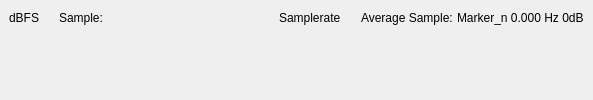
         <widget class="QWidget" name="widgetPlotContainer" native="true">
          <property name="sizePolicy">
           <sizepolicy hsizetype="Expanding" vsizetype="Expanding">
            <horstretch>0</horstretch>
            <verstretch>0</verstretch>
           </sizepolicy>
          </property>
          <property name="plot_container" stdset="0">
           <bool>true</bool>
          </property>
          <layout class="QGridLayout" name="gridLayout">
           <property name="leftMargin">
            <number>0</number>
           </property>
           <property name="topMargin">
            <number>0</number>
           </property>
           <property name="rightMargin">
            <number>0</number>
           </property>
           <property name="bottomMargin">
            <number>0</number>
           </property>
           <property name="horizontalSpacing">
            <number>0</number>
           </property>
           <property name="verticalSpacing">
            <number>10</number>
           </property>
           <item row="1" column="0">
            <layout class="QGridLayout" name="gridLayout_plot">
             <property name="verticalSpacing">
              <number>6</number>
             </property>
            </layout>
           </item>
           <item row="2" column="0">
            <widget class="scopy::MarkerTable" name="markerTable" native="true">
             <property name="sizePolicy">
              <sizepolicy hsizetype="Preferred" vsizetype="Maximum">
               <horstretch>0</horstretch>
               <verstretch>0</verstretch>
              </sizepolicy>
             </property>
             <property name="maximumSize">
              <size>
               <width>16777215</width>
               <height>120</height>
              </size>
             </property>
            </widget>
           </item>
           <item row="3" column="0">
            <layout class="QHBoxLayout" name="hLayout_plotBottomBar">
             <property name="spacing">
              <number>0</number>
             </property>
            </layout>
           </item>
           <item row="4" column="0">
            <widget class="scopy::InstrumentNotes" name="instrumentNotes" native="true"/>
           </item>
           <item row="0" column="0">
            <widget class="QWidget" name="topPlotWidget" native="true">
             <layout class="QHBoxLayout" name="hLayout_plotTopBar">
              <property name="spacing">
               <number>0</number>
              </property>
              <property name="bottomMargin">
               <number>0</number>
              </property>
              <item>
               <widget class="QLabel" name="lblMagUnit">
                <property name="text">
                 <string>dBFS</string>
                </property>
               </widget>
              </item>
              <item>
               <spacer name="horizontalSpacer_12">
                <property name="orientation">
                 <enum>Qt::Horizontal</enum>
                </property>
                <property name="sizeType">
                 <enum>QSizePolicy::Fixed</enum>
                </property>
                <property name="sizeHint" stdset="0">
                 <size>
                  <width>20</width>
                  <height>0</height>
                 </size>
                </property>
               </spacer>
              </item>
              <item>
               <widget class="QLabel" name="lbl_crtSampleNb">
                <property name="minimumSize">
                 <size>
                  <width>200</width>
                  <height>0</height>
                 </size>
                </property>
                <property name="maximumSize">
                 <size>
                  <width>200</width>
                  <height>16777215</height>
                 </size>
                </property>
                <property name="text">
                 <string>Sample:</string>
                </property>
               </widget>
              </item>
              <item>
               <spacer name="horizontalSpacer_17">
                <property name="orientation">
                 <enum>Qt::Horizontal</enum>
                </property>
                <property name="sizeType">
                 <enum>QSizePolicy::Preferred</enum>
                </property>
                <property name="sizeHint" stdset="0">
                 <size>
                  <width>20</width>
                  <height>0</height>
                 </size>
                </property>
               </spacer>
              </item>
              <item>
               <widget class="QLabel" name="lbl_sampleRate">
                <property name="text">
                 <string>Samplerate</string>
                </property>
               </widget>
              </item>
              <item>
               <spacer name="horizontalSpacer_14">
                <property name="orientation">
                 <enum>Qt::Horizontal</enum>
                </property>
                <property name="sizeType">
                 <enum>QSizePolicy::Expanding</enum>
                </property>
                <property name="sizeHint" stdset="0">
                 <size>
                  <width>20</width>
                  <height>0</height>
                 </size>
                </property>
               </spacer>
              </item>
              <item>
               <widget class="QLabel" name="lbl_crtAvgSample">
                <property name="text">
                 <string>Average Sample: </string>
                </property>
               </widget>
              </item>
              <item>
               <spacer name="horizontalSpacer_13">
                <property name="orientation">
                 <enum>Qt::Horizontal</enum>
                </property>
                <property name="sizeHint" stdset="0">
                 <size>
                  <width>0</width>
                  <height>10</height>
                 </size>
                </property>
               </spacer>
              </item>
              <item>
               <widget class="QLabel" name="lbl_crtMarkerReading">
                <property name="text">
                 <string>Marker_n 0.000 Hz 0dB</string>
                </property>
               </widget>
              </item>
             </layout>
            </widget>
           </item>
          </layout>
         </widget>
